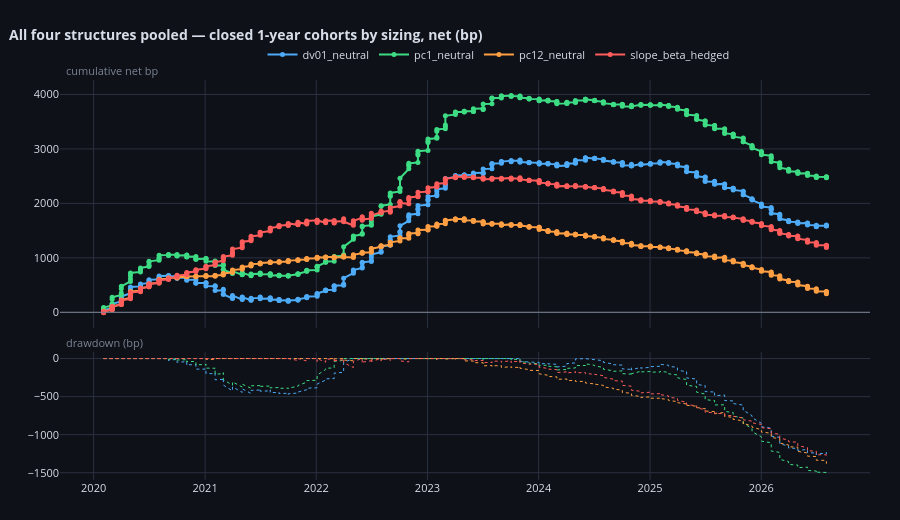

This figure's notebook cell:
### Markdown cell above
## 14. Equity curves and the house analytics

`compare_curves` across the sizings, on the closed-cohort books and on the daily
MTM; `trade_dashboard` on the best honest book.

### Code cell
SPAN_YEARS = (pd.Timestamp(IDX[-1]) - pd.Timestamp(IDX[0])).days / 365.25
print(f"span_years = {SPAN_YEARS:.2f}")

COHORT_BOOKS = {}
for _sz in fns.SIZINGS:
    _b = pd.concat([BK[(_l, _sz)] for _l, _f, _b2 in fa.STRAT1_STRUCTURES])
    _b = _b[_b["closed"].to_numpy(bool)].copy()
    _b["exit"] = pd.to_datetime(_b["exit"])
    COHORT_BOOKS[_sz] = _b.sort_values("exit")
compare_curves(COHORT_BOOKS,
               title="All four structures pooled — closed 1-year cohorts by sizing, net (bp)",
               time_col="exit", pnl_col="net_bp", unit="bp", side_col="gate_direction")

### Figure 1 — Plotly figure (JSON) as saved in the notebook; plotly's stock layout.template omitted (floating-point values rounded to 4 significant figures; data arrays with more than 128 entries replaced by an {"elided": "..."} marker saying what was removed)
{"data": [{"hovertemplate": "<b>dv01_neutral</b><br>%{x|%Y-%m-%d}<br>cum %{y:.3f} bp<extra></extra>", "line": {"color": "#4dabf7", "width": 2}, "marker": {"size": 5}, "mode": "lines+markers", "name": "dv01_neutral", "type": "scatter", "x": {"elided": "316 str values"}, "xaxis": "x", "y": {"elided": "316 float values"}, "yaxis": "y"}, {"hoverinfo": "skip", "line": {"color": "#4dabf7", "dash": "dot", "width": 1}, "mode": "lines", "name": "dv01_neutral dd", "showlegend": false, "type": "scatter", "x": {"elided": "316 str values"}, "xaxis": "x2", "y": {"elided": "316 float values"}, "yaxis": "y2"}, {"hovertemplate": "<b>pc1_neutral</b><br>%{x|%Y-%m-%d}<br>cum %{y:.3f} bp<extra></extra>", "line": {"color": "#3ddc84", "width": 2}, "marker": {"size": 5}, "mode": "lines+markers", "name": "pc1_neutral", "type": "scatter", "x": {"elided": "316 str values"}, "xaxis": "x", "y": {"elided": "316 float values"}, "yaxis": "y"}, {"hoverinfo": "skip", "line": {"color": "#3ddc84", "dash": "dot", "width": 1}, "mode": "lines", "name": "pc1_neutral dd", "showlegend": false, "type": "scatter", "x": {"elided": "316 str values"}, "xaxis": "x2", "y": {"elided": "316 float values"}, "yaxis": "y2"}, {"hovertemplate": "<b>pc12_neutral</b><br>%{x|%Y-%m-%d}<br>cum %{y:.3f} bp<extra></extra>", "line": {"color": "#ff9f43", "width": 2}, "marker": {"size": 5}, "mode": "lines+markers", "name": "pc12_neutral", "type": "scatter", "x": {"elided": "316 str values"}, "xaxis": "x", "y": {"elided": "316 float values"}, "yaxis": "y"}, {"hoverinfo": "skip", "line": {"color": "#ff9f43", "dash": "dot", "width": 1}, "mode": "lines", "name": "pc12_neutral dd", "showlegend": false, "type": "scatter", "x": {"elided": "316 str values"}, "xaxis": "x2", "y": {"elided": "316 float values"}, "yaxis": "y2"}, {"hovertemplate": "<b>slope_beta_hedged</b><br>%{x|%Y-%m-%d}<br>cum %{y:.3f} bp<extra></extra>", "line": {"color": "#ff5c5c", "width": 2}, "marker": {"size": 5}, "mode": "lines+markers", "name": "slope_beta_hedged", "type": "scatter", "x": {"elided": "316 str values"}, "xaxis": "x", "y": {"elided": "316 float values"}, "yaxis": "y"}, {"hoverinfo": "skip", "line": {"color": "#ff5c5c", "dash": "dot", "width": 1}, "mode": "lines", "name": "slope_beta_hedged dd", "showlegend": false, "type": "scatter", "x": {"elided": "316 str values"}, "xaxis": "x2", "y": {"elided": "316 float values"}, "yaxis": "y2"}], "layout": {"annotations": [{"font": {"color": "#7b8394", "size": 11}, "showarrow": false, "text": "cumulative net bp", "x": 0.005, "xanchor": "left", "xref": "paper", "y": 1.0, "yanchor": "bottom", "yref": "paper"}, {"font": {"color": "#7b8394", "size": 11}, "showarrow": false, "text": "drawdown (bp)", "x": 0.005, "xanchor": "left", "xref": "paper", "y": 0.3196, "yanchor": "bottom", "yref": "paper"}], "font": {"color": "#d8dee9", "size": 11}, "height": 520, "hoverlabel": {"bgcolor": "#161a23", "bordercolor": "#2a3040"}, "hovermode": "x unified", "legend": {"bgcolor": "rgba(0,0,0,0)", "orientation": "h", "x": 0.25, "y": 1.1}, "margin": {"b": 40, "l": 60, "r": 30, "t": 80}, "paper_bgcolor": "#0e1117", "plot_bgcolor": "#0e1117", "shapes": [{"line": {"color": "#7b8394", "width": 1}, "type": "line", "x0": 0, "x1": 1, "xref": "x domain", "y0": 0, "y1": 0, "yref": "y"}], "title": {"font": {"size": 14}, "text": "<b>All four structures pooled — closed 1-year cohorts by sizing, net (bp)</b>", "x": 0.01}, "xaxis": {"anchor": "y", "domain": [0.0, 1.0], "gridcolor": "#2a3040", "matches": "x2", "showgrid": true, "showspikes": true, "showticklabels": false, "spikecolor": "#7b8394", "spikedash": "dot", "spikemode": "across", "spikesnap": "cursor", "spikethickness": 1}, "xaxis2": {"anchor": "y2", "domain": [0.0, 1.0], "gridcolor": "#2a3040", "showgrid": true, "showspikes": true, "spikecolor": "#7b8394", "spikedash": "dot", "spikemode": "across", "spikesnap": "cursor", "spikethickness": 1}, "yaxis": {"anchor": "x", "domain": [0.3796, 1.0], "gridcolor": "#2a3040", "showgrid": true, "zeroline": false}, "yaxis2": {"anchor": "x2", "domain": [0.0, 0.3196], "gridcolor": "#2a3040", "showgrid": true, "zeroline": false}}}
